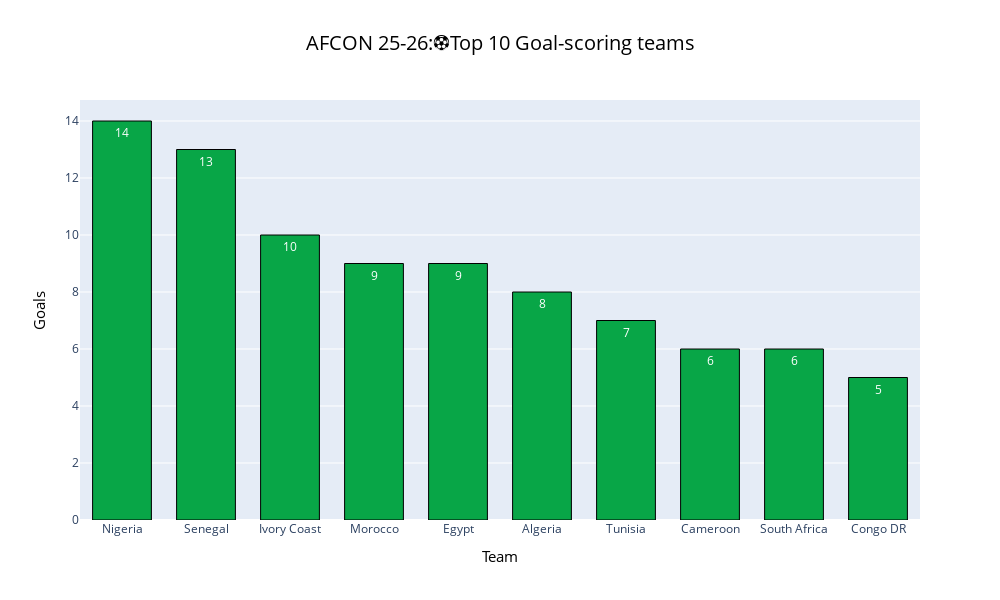

Notebook code for this chart:
### Markdown cell above
<h2> Teams anlysis </h2>

### Code cell
#The top 10 goal scoring teams
scoring_team=team_stat.groupby("Team")["Goals"].sum().sort_values(ascending=False).head(10)
fig=px.bar(x=scoring_team.index,y=scoring_team.values,title=" AFCON 25-26:⚽Top 10 Goal-scoring teams",labels={"x":"Team","y":"Goals"},color_discrete_sequence=["#08a647"],text_auto=True)
fig.update_layout(width=1000,height=600,bargap=0.3,title_x=0.5,title_font=dict(size=20,color="black"),xaxis_title_font=dict(size=15,color="black"),yaxis_title_font=dict(size=15,color="black"))
fig.update_traces(marker_line_color="black",marker_line_width=1)
fig.show()

### Figure 1 — Plotly figure (JSON) as saved in the notebook; plotly's stock layout.template omitted (floating-point values rounded to 4 significant figures)
{"data": [{"alignmentgroup": "True", "hovertemplate": "Team=%{x}<br>Goals=%{y}<extra></extra>", "legendgroup": "", "marker": {"color": "#08a647", "line": {"color": "black", "width": 1}, "pattern": {"shape": ""}}, "name": "", "offsetgroup": "", "orientation": "v", "showlegend": false, "textposition": "auto", "texttemplate": "%{y}", "type": "bar", "x": ["Nigeria", "Senegal", "Ivory Coast", "Morocco", "Egypt", "Algeria", "Tunisia", "Cameroon", "South Africa", "Congo DR"], "xaxis": "x", "y": [14, 13, 10, 9, 9, 8, 7, 6, 6, 5], "yaxis": "y"}], "layout": {"bargap": 0.3, "barmode": "relative", "height": 600, "legend": {"tracegroupgap": 0}, "title": {"font": {"color": "black", "size": 20}, "text": " AFCON 25-26:⚽Top 10 Goal-scoring teams", "x": 0.5}, "width": 1000, "xaxis": {"anchor": "y", "domain": [0, 1], "title": {"font": {"color": "black", "size": 15}, "text": "Team"}}, "yaxis": {"anchor": "x", "domain": [0, 1], "title": {"font": {"color": "black", "size": 15}, "text": "Goals"}}}}
